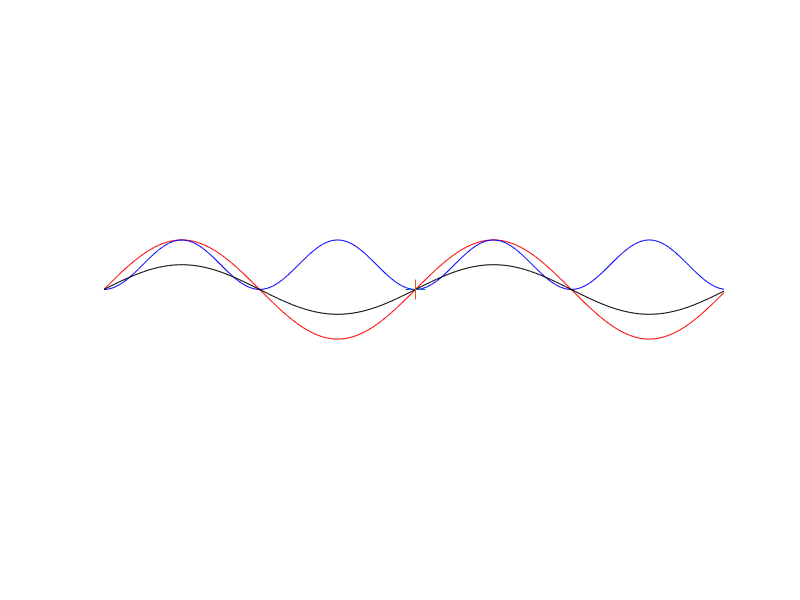

This figure's MATLAB source:
x = [-6.28:0.1:6.28];
y1 = sin(x);
y2 = sin(x).^2;
y3 = sin(x)./2;
clf;
hold on
plot(x,y1,'r')
plot(x,y2,'b')
plot(x,y3,'k')
axis equal
axis off
plot([-0.2,0.2],[0,0])
plot([0,0],[-0.2,0.2])
print('myfigure.pdf','-dpdf') 
